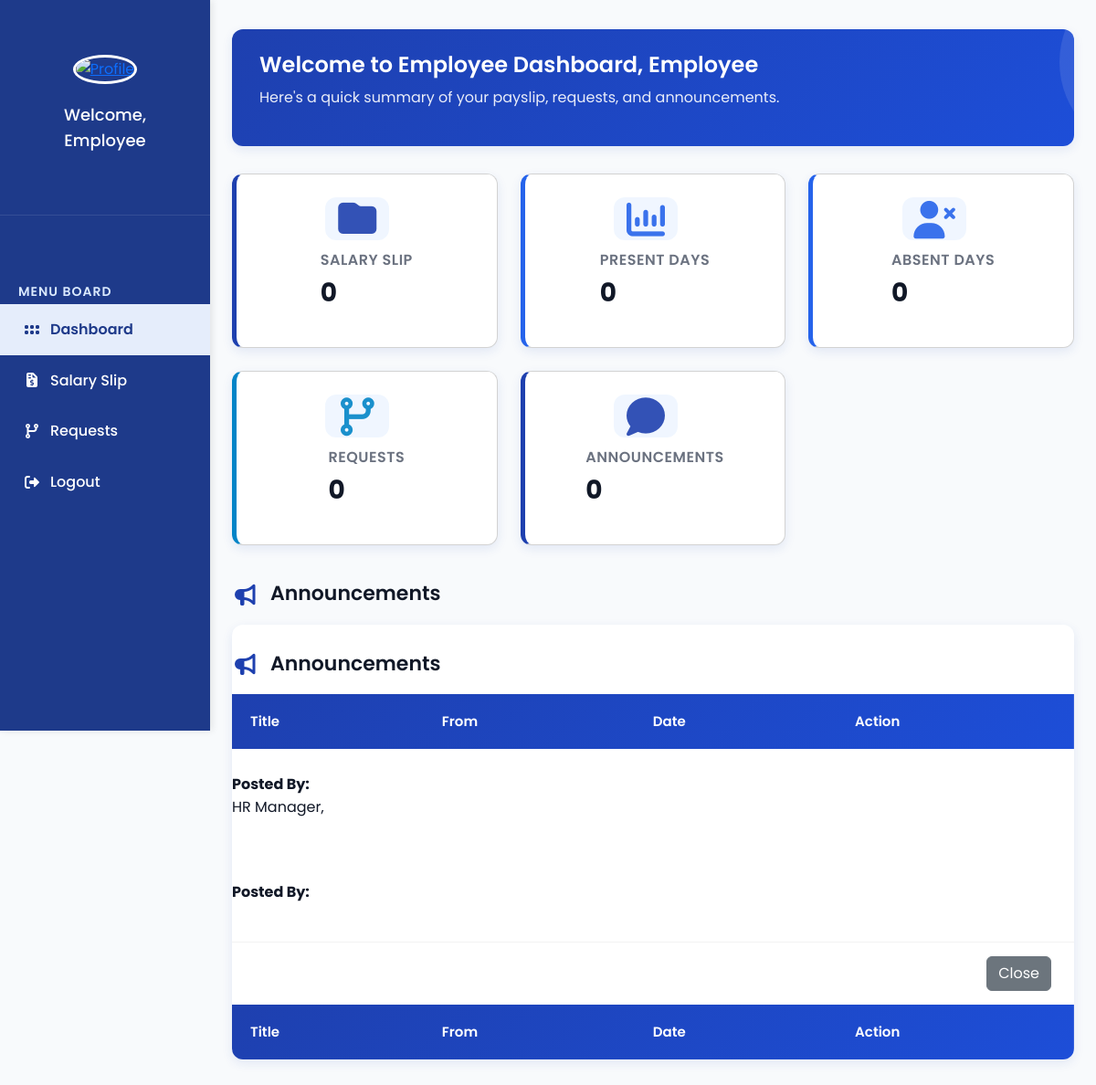
Page /Employee_DashBoard.php on the earlier database version.
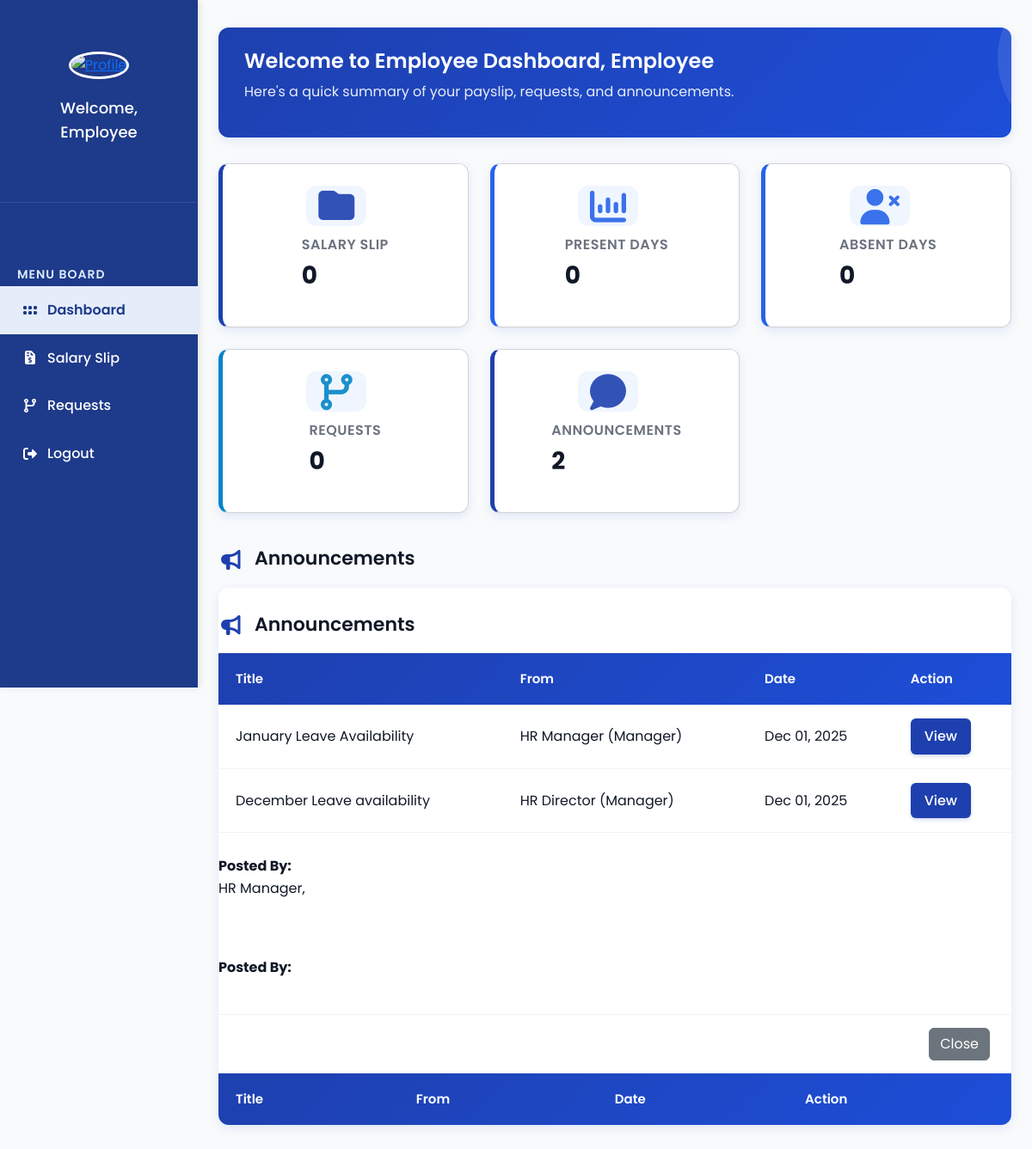
Same page on the later database version.
### tables this page shows
CREATE TABLE `manager_announcement` (
  `id` int(11) NOT NULL,
  `manager_email` varchar(100) NOT NULL,
  `posted_by` varchar(150) NOT NULL,
  `title` varchar(255) NOT NULL,
  `message` text NOT NULL,
  `date_posted` datetime DEFAULT current_timestamp(),
  `is_active` tinyint(1) DEFAULT 1,
  `settingID` int(11) DEFAULT NULL
);

### Employee_DashBoard.php (the view, shortened to what the changed rows need)
<?php
require 'admin/db.connect.php';
$managerResult = mysqli_query($conn, "SELECT ma.id, ma.title, ma.message, ma.date_posted, ma.posted_by FROM manager_announcement ma LEFT JOIN leave_settings ls ON ma.settingID = ls.settingID WHERE ma.is_active = 1 AND (ls.end_date IS NULL OR ls.end_date >= CURDATE()) ORDER BY ma.date_posted DESC");
$countManager = mysqli_fetch_assoc(mysqli_query($conn, "SELECT COUNT(*) AS total FROM manager_announcement ma LEFT JOIN leave_settings ls ON ma.settingID = ls.settingID WHERE ma.is_active = 1 AND (ls.end_date IS NULL OR ls.end_date >= CURDATE())"))['total'];
$countAdmin = mysqli_fetch_assoc(mysqli_query($conn, "SELECT COUNT(*) AS total FROM admin_announcement WHERE is_active = 1"))['total'];
$totalAnnouncements = $countManager + $countAdmin;
?>
<!DOCTYPE html>
<html lang="en">
<head>
  <link rel="stylesheet" href="manager-sidebar.css">
  <link rel="stylesheet" href="https://cdnjs.cloudflare.com/ajax/libs/font-awesome/7.0.1/css/all.min.css">
  <link rel="stylesheet" href="https://cdn.jsdelivr.net/npm/bootstrap@5.3.3/dist/css/bootstrap.min.css">
</head>
<body>
  <main class="main-content">
    <div class="card-container">
      <div class="card salary">
        <div class="info">
          <h2>Salary Slip</h2>
        </div>
      </div>
      <div class="card attendance">
        <div class="info">
          <h2>Present Days</h2>
        </div>
      </div>
      <div class="card attendance">
        <div class="info">
          <h2>Absent Days</h2>
        </div>
      </div>
      <div class="card requests" onclick="window.location.href='Employee_Requests.php'">
        <div class="info">
          <h2>Requests</h2>
        </div>
      </div>
      <div class="card announcements">
        <div class="info">
          <h2>Announcements</h2>
          <p><?php echo $totalAnnouncements; ?></p>
        </div>
      </div>
    </div>
    <div class="announcement-section">
      <h1><i class="fa-solid fa-bullhorn"></i> Announcements</h1>
      <div class="announcement-table-container">
        <div class="table-responsive">
          <table class="announcement-table">
            <thead>
              <tr>
                <th>Title</th>
                <th>From</th>
                <th>Date</th>
                <th>Action</th>
              </tr>
            </thead>
            <tbody>
              <?php while ($row = mysqli_fetch_assoc($managerResult)) { ?>
                <tr>
                  <td><?php echo $row['title']; ?></td>
                  <td><?php echo $row['posted_by']; ?> (Manager)</td>
                  <td><?php echo date("M d, Y", strtotime($row['date_posted'])); ?></td>
                  <td><a href="?view=manager&id=<?php echo $row['id']; ?>"><button>View</button></a></td>
                </tr>
              <?php } ?>
              <div class="announcement-section">
                <h1><i class="fa-solid fa-bullhorn"></i> Announcements</h1>
                <div class="announcement-table-container">
                  <div class="table-responsive">
                    <table class="announcement-table">
                      <thead>
                        <tr>
                          <th>Title</th>
                          <th>From</th>
                          <th>Date</th>
                          <th>Action</th>
                        </tr>
                      </thead>
                  </div>
                </div>
              </div>
</body>
</html>

Differences in the rows shown:
added manager_announcement: title "January Leave Availability", posted_by "HR Manager", date_posted "Dec 01, 2025"
added manager_announcement: title "December Leave availability", posted_by "HR Director", date_posted "Dec 01, 2025"
Other differences:
$totalAnnouncements: "0" → "2"
